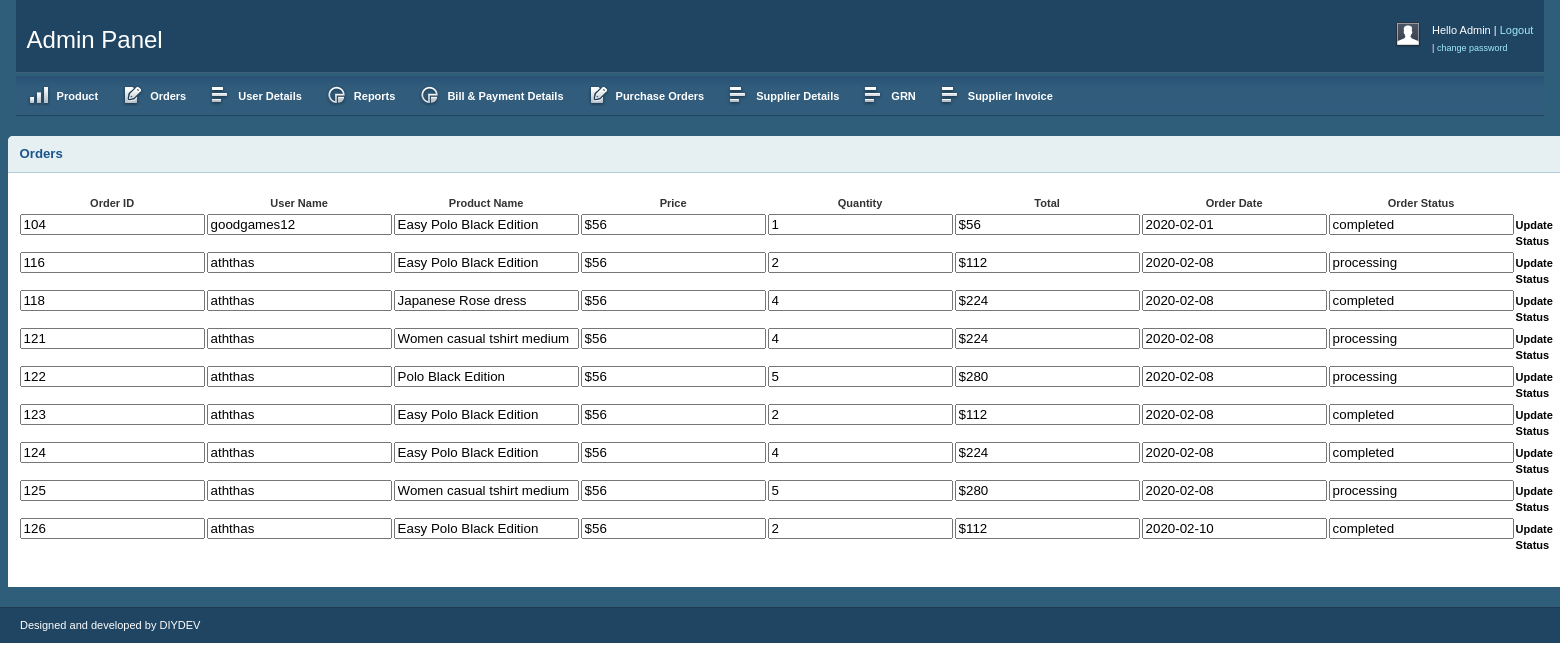
Screenshot of /admin/admin_orderviewing.php (signed in) with the database file from the repository.
### tables this page shows
CREATE TABLE `tbl_order` (
  `uname` varchar(40) NOT NULL,
  `order_id` int(11) NOT NULL,
  `p_name` varchar(50) NOT NULL,
  `price` int(11) NOT NULL,
  `p_quantity` int(11) NOT NULL,
  `product_id` varchar(100) NOT NULL,
  `total` int(11) NOT NULL,
  `order_date` varchar(10) NOT NULL,
  `order_status` varchar(20) NOT NULL
);

### admin/admin_orderviewing.php (the view, shortened to what this page needs)
<?php
include "admin_header.php";
$conn = mysqli_connect("localhost","root","","online_shopping");
?>
        <div class="grid_15">
            <div class="box round first">
                <h2>Orders</h2>
                <div class="block">
                            <form name="form1" action="" method="post" enctype="multipart/form-data">
                                <table>
                                    <thead>
                                        <th>Order ID</th>
                                        <th>User Name</th>
                                    	<th>Product Name</th>
                                    	<th>Price</th>
                                    	<th>Quantity</th>
                                    	<th>Total</th>
                                        <th>Order Date</th>
                                        <th>Order Status</th>
                                    </thead>
                                    <tbody>
                                        <?php
										$sql  = mysqli_query($conn,"select * from tbl_order order by order_id asc");
                                        while($row = mysqli_fetch_assoc($sql))
										{
                                        echo "<tr>";
                                        echo "<td>"; ?> <input type="text" value="<?php echo $row["order_id"]; ?>" readonly > <?php echo "</td>";
										echo "<td>"; ?> <input type="text"   value="<?php echo $row["uname"]; ?>" readonly > <?php echo "</td>";
                                        echo "<td>"; ?> <input type="text"  value="<?php echo $row["p_name"]; ?>" readonly > <?php echo "</td>";
										echo "<td>"; ?> <input type="text"  value="$<?php echo $row["price"]; ?>" readonly > <?php echo "</td>";
                                        echo "<td>"; ?> <input type="text"  value="<?php echo $row["p_quantity"]; ?>" readonly > <?php echo "</td>";
                                        echo "<td>"; ?> <input type="text"  value="$<?php echo $row["total"]; ?>" readonly > <?php echo "</td>";
                                        echo "<td>"; ?> <input type="text"  value="<?php echo $row["order_date"]; ?>" readonly > <?php echo "</td>";
										echo "<td>"; ?> <input type="text"  value="<?php echo $row["order_status"]; ?>" readonly > <?php echo "</td>";
										echo "<td>"; ?> <a href="update_status.php?id=<?php echo $row["order_id"]; ?>"> Update Status </a> <?php echo "</td>";
                                        echo "</tr>";
                                        }
										?>
                                    </tbody>
                                </table>
                                </form>
                            </div>
                        </div>
<?php
include "admin_footer.php";
?>

### admin/css/grid.css (style rules this page uses)
.grid_1, .grid_2, .grid_3, .grid_4, .grid_5, .grid_6, .grid_7, .grid_8, .grid_9, .grid_10, .grid_11, .grid_12, .grid_13, .grid_14, .grid_15, .grid_16 { display: inline; float: left; margin-left: 1%; margin-right: 1%; }

### admin/css/layout.css (style rules this page uses)
body { background: #fff; color: #333; font-size: 11px; padding: 0 0 0px; }
a { color: #000; font-weight:bold; text-decoration: none; }
h1, h2, h3, h4, h5, h6 { line-height:1.2em; margin-bottom:.3em; }
h2 { margin-top:1em; }
.box { background:#fff; margin-bottom:20px; padding:10px 10px 10px 10px; margin-left:-8px; }
.box.round { -moz-border-radius: 5px 5px 0px 0px; -webkit-border-radius: 5px 5px 0px 0px; border-radius: 5px 5px 0px 0px; }
.box h2 { font-size:1.2em; font-weight:bold; color:#1B548D; background:#E6F0F3; margin:-10px -10px 0 -10px; padding:10px 12px; border-bottom:1px solid #B3CBD6; -moz-border-radius: 5px 5px 0px 0px; -webkit-border-radius: 5px 5px 0px 0px; border-radius: 5px 5px 0px 0px; }
.box.first { margin-top:20px; }
.block { padding-top:20px; }
.block { padding-bottom:1px; }

### rows the page displays
tbl_order: order_id "104", uname "goodgames12", p_name "Easy Polo Black Edition", price "$56", p_quantity "1", total "$56", order_date "2020-02-01", order_status "completed"
tbl_order: order_id "116", uname "aththas", p_name "Easy Polo Black Edition", price "$56", p_quantity "2", total "$112", order_date "2020-02-08", order_status "processing"
tbl_order: order_id "118", uname "aththas", p_name "Japanese Rose dress", price "$56", p_quantity "4", total "$224", order_date "2020-02-08", order_status "completed"
tbl_order: order_id "121", uname "aththas", p_name "Women casual tshirt medium", price "$56", p_quantity "4", total "$224", order_date "2020-02-08", order_status "processing"
tbl_order: order_id "122", uname "aththas", p_name "Polo Black Edition", price "$56", p_quantity "5", total "$280", order_date "2020-02-08", order_status "processing"
tbl_order: order_id "123", uname "aththas", p_name "Easy Polo Black Edition", price "$56", p_quantity "2", total "$112", order_date "2020-02-08", order_status "completed"
tbl_order: order_id "124", uname "aththas", p_name "Easy Polo Black Edition", price "$56", p_quantity "4", total "$224", order_date "2020-02-08", order_status "completed"
tbl_order: order_id "125", uname "aththas", p_name "Women casual tshirt medium", price "$56", p_quantity "5", total "$280", order_date "2020-02-08", order_status "processing"
tbl_order: order_id "126", uname "aththas", p_name "Easy Polo Black Edition", price "$56", p_quantity "2", total "$112", order_date "2020-02-10", order_status "completed"
